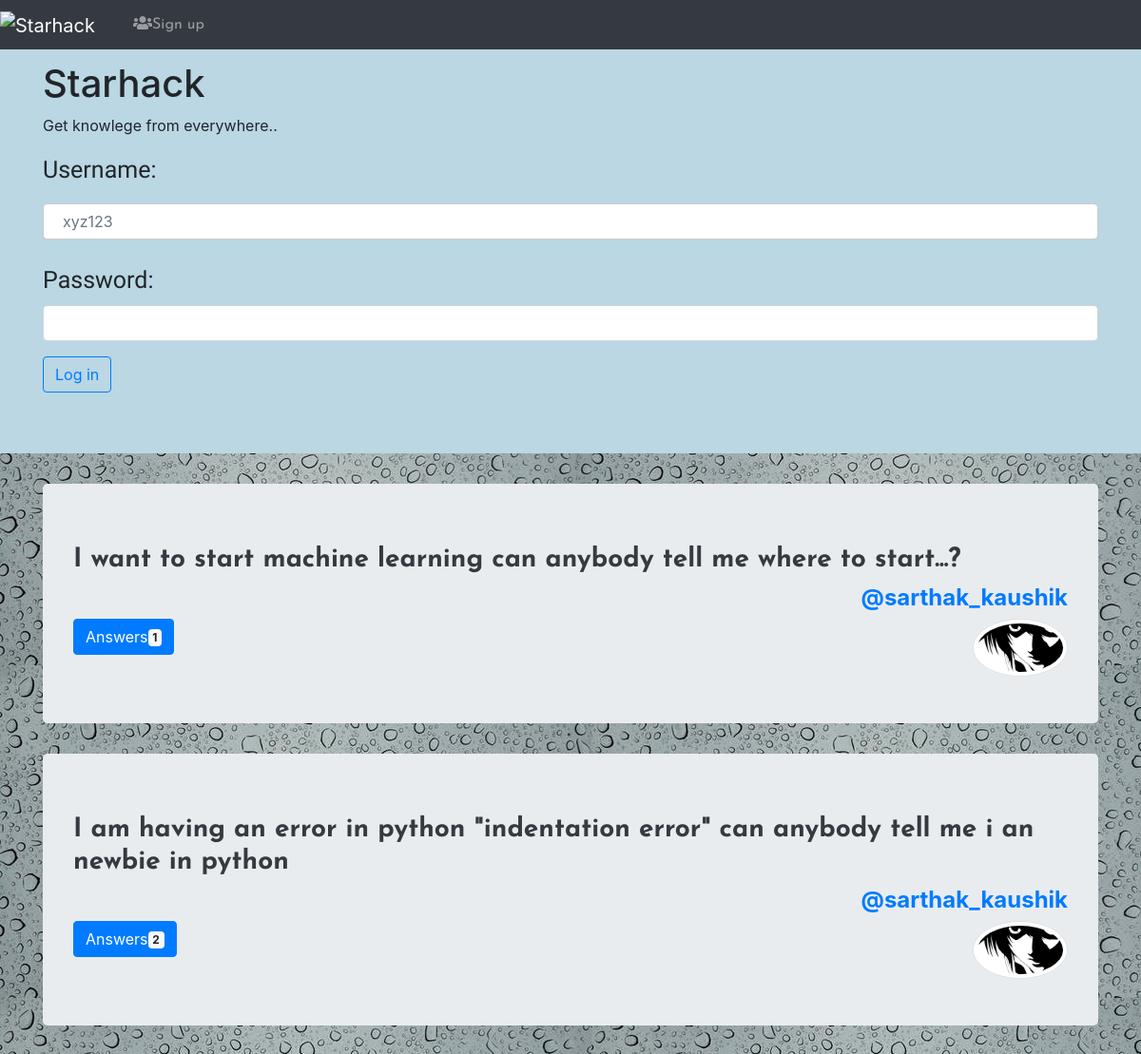
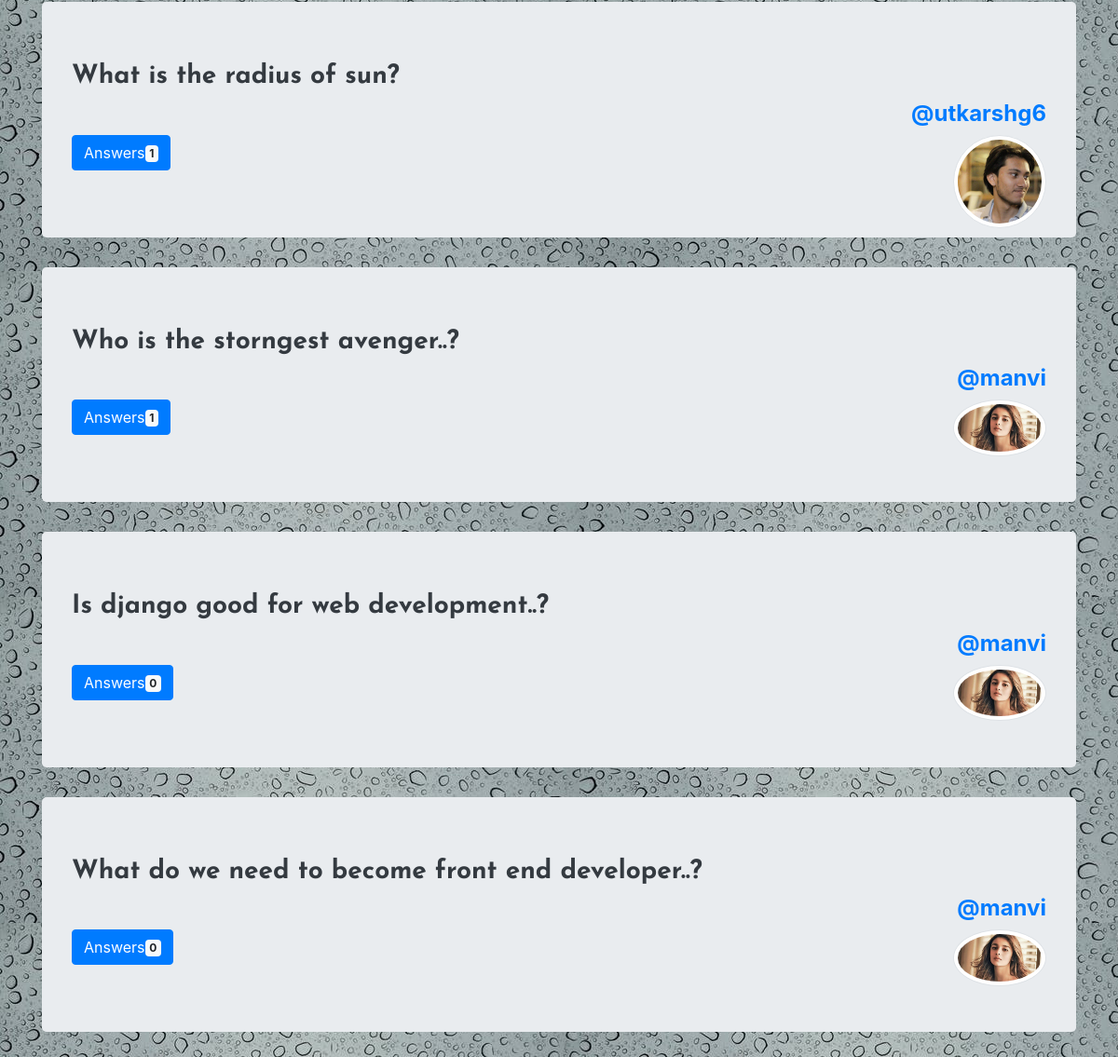
Page /list/ on the committed database (2 pictures, top to bottom).
### cloneapp/models.py (models this page shows, shortened)
class question(models.Model):
    author=models.ForeignKey(user_info,on_delete=models.CASCADE)
    question_title=models.CharField(max_length=100)
    published=models.BooleanField(default=False)
    publish_date=models.DateField(default=timezone.now)

class user_info(models.Model):
    user_p=models.ForeignKey(User,on_delete=models.CASCADE,related_name="userinf")
    studies=models.CharField(max_length=100,blank=True,null=True)
    home=models.CharField(max_length=300,blank=True,null=True)
    work=models.CharField(max_length=200,blank=True,null=True)
    image_field=models.ImageField(upload_to='profile_pic',blank=True)

### cloneapp/views.py (the view)
# urls.py: path('list/',views.frontpage.as_view(),name='question_list'),
class frontpage(ListView):
    model=question
    template_name='question_list.html'
    queryset = question.objects.filter(published=True).order_by('-publish_date')

### cloneapp/templates/cloneapp/question_list.html (shortened to what this page needs)
{% extends 'cloneapp/base.html' %}
{% load staticfiles %}
{% block head %}
<link rel="stylesheet" href="{% static 'cloneapp/anothercss.css' %}">
{% endblock %}
{% block a %}
{% if not user.is_authenticated %}
<div class="jumbotron jumbotron-fluid jumbo">
  <div class="container">
    <h1>Starhack</h1>
    <p>Get knowlege from everywhere..</p>
    <form class="form-user" action="{% url 'cloneapp:login' %}" method="post">
      <div class="form-group">
        <label for="username">Username:</label>
        <input type="text" name="username"class="form-control" placeholder="xyz123">
      </div>
      <div class="form-group">
        <label for="password">Password:</label>
        <input type="password" name="password" class="form-control">
      </div>
      <input type="submit" class="btn btn-outline-primary" name="" value="Log in">
    </form>
  </div>
</div>
{% endif %}
{% for list in question_list %}
<div class="container">
<div class="jumbotron">
  <a href="{% url 'cloneapp:question_detail' pk=list.pk %}"><h3 class="sign text-dark"><strong>{{ list.question_title}}</strong></h3></a>
  <a href="{% url 'cloneapp:userinfo' pk=list.author.pk %}"><h4 class="text-right"><strong>@{{ list.author.user_p.username }}</strong><h4><img class="img-thumbnail float-right rounded-circle" src="{{ list.author.image_field.url }}" alt="@{{ list.author.user_p.username }}" width=100 height="100"></a>
  <a class="btn btn-primary"href="{% url 'cloneapp:question_detail' pk=list.pk %}">Answers<span class="badge badge-light">{{ list.question_ans.count }}</span></a>
</div>
</div>
{% endfor %}
{% endblock %}

### cloneapp/templates/cloneapp/base.html (shortened to what this page needs)
<!DOCTYPE html>
{% load static %}
{% load extra_tags %}
<html lang="en" dir="ltr">
  <head>
    <link rel="stylesheet" href="https://stackpath.bootstrapcdn.com/bootstrap/4.1.2/css/bootstrap.min.css">
    <link rel="stylesheet" href="https://use.fontawesome.com/releases/v5.2.0/css/all.css">
    {% block head %}
    {% endblock %}
  </head>
  <body>
    <nav class="nav navbar-expand-sm bg-dark navbar-dark fixed-top">
      <div class="navbar-brand">
      <a class="navbar-brand " href="{% url 'cloneapp:question_list' %}"><img src="https://encrypted-tbn0.gstatic.com/images?q=tbn:ANd9GcT8UYVQPzyKYSQ_79-zmwNcmn9lPmN_JU8jb5Ie0Nn9qGU0y0xh" alt="Starhack" width:"30" height="30" ></a>
      </div>
      <div class="collapse navbar-collapse" id="collapsecls">
        <ul class="navbar-nav navbar-left">
          <li class="nav-item"><a class="nav-link sign" href="{% url 'cloneapp:registration' %}"><i class="fas fa-users"></i>Sign up</a></li>
          </ul>
      </div>
    </nav>
    {% block a %}
    {% endblock %}
  </body>
</html>

### cloneapp/static/cloneapp/anothercss.css (style rules this page uses)
body { background: url("images/back.jpeg") repeat; }
#id_email,#id_password,input[type=text] { width: 100%; padding: 5px 20px; margin: 8px 0; display: inline-block; border: 1px solid #ccc; border-radius: 4px; box-sizing: border-box; }
.jumbo { background-color: #BAD7E3; }
label,#button { font-size: 25px; font-family: 'Chela One', cursive; }
.sign { font-family: 'Josefin Sans', sans-serif; }

### rows in the picture
question: question_title "I want to start machine learning can anybody tell me where to start...?", author.user_p.username "sarthak_kaushik", author.image_field (picture), question_ans.count "1"
question: question_title "I am having an error in python \"indentation error\" can anybody tell me i an newbie in python", author.user_p.username "sarthak_kaushik", author.image_field (picture), question_ans.count "2"
question: question_title "What is the radius of sun?", author.user_p.username "utkarshg6", author.image_field (picture), question_ans.count "1"
question: question_title "Who is the storngest avenger..?", author.user_p.username "manvi", author.image_field (picture), question_ans.count "1"
question: question_title "Is django good for web development..?", author.user_p.username "manvi", author.image_field (picture), question_ans.count "0"
question: question_title "What do we need to become front end developer..?", author.user_p.username "manvi", author.image_field (picture), question_ans.count "0"
